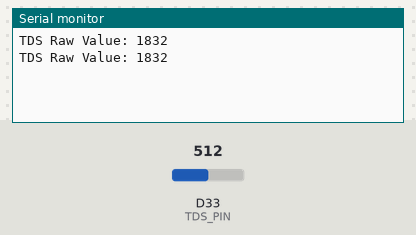
Bench run of a sketch on a simulated Arduino Due. Shown: the last lines printed to the serial monitor. The test bench sets the inputs (shaded band); at power-on: D33 (TDS_PIN) = 512 (analog values on the 0–1023 scale).

Above: at 2.8 s.
2.9 s: D33 (TDS_PIN) set to 716
At 4.8 s:
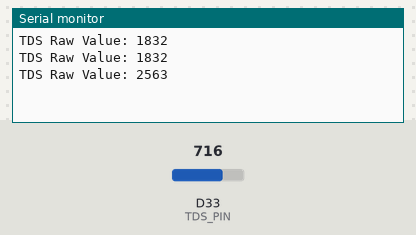
5.6 s: D33 (TDS_PIN) set to 900
At 7.5 s:
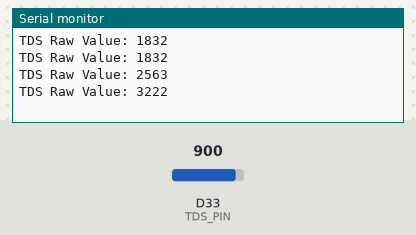
Timing chart, 0 to 9.0 s (numbered marks = the images above; inputs shaded):
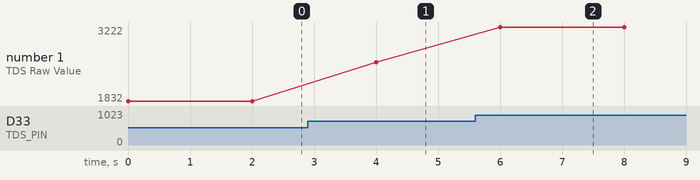

The sketch:

TDS.ino
```cpp
// Pin Configuration
const int TDS_PIN = 33;  // Connect the TDS sensor to IO34

void setup() {
  // Initialize Serial Monitor
  Serial.begin(115200);

  // Configure the ADC
  analogReadResolution(12); // Set the analog read resolution to 12 bits
}

void loop() {
  float calibration_factor = 0.895;
  int tdsRawValue = analogRead(TDS_PIN)*calibration_factor;  // Read the raw value from the TDS sensor
  // float tdsValue = (tdsRawValue / 4095.0) * 3.3; // Convert the raw value to voltage
  // tdsValue *= calibration_factor;

  // Print the values to Serial Monitor
  Serial.print("TDS Raw Value: ");
  Serial.println(tdsRawValue);

  delay(2000); // Wait for 2 seconds before reading again
}
```

Measured:
- after the input at 2.9 s, the serial monitor: prints a new line after 1.1 s (image 1)
- after the input at 5.6 s, the serial monitor: prints a new line after 0.40 s (image 2)
- plotted number 1: 1832 → 2563 after the input at 2.9 s, 2563 → 3222 after the input at 5.6 s
